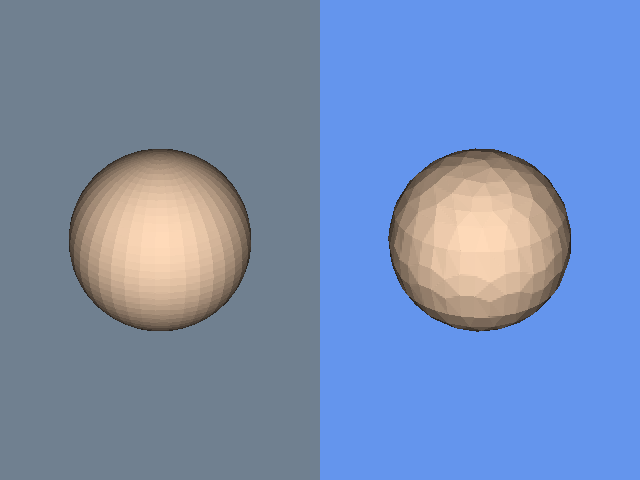

Recreate this plot in Python.
#!/usr/bin/env python

# Decimate a sphere using vtkQuadricDecimation, which uses quadric
# error metrics to optimally place the remaining vertices. Side-by-side
# viewports show the original mesh (left) and the decimated mesh (right).

# Factory overrides: importing these modules registers the OpenGL rendering
# and interaction style implementations for vtkRenderingCore factory classes.
import vtkmodules.vtkInteractionStyle  # noqa: F401
import vtkmodules.vtkRenderingOpenGL2  # noqa: F401
# VTK pipeline classes used in this example
from vtkmodules.vtkFiltersCore import vtkQuadricDecimation
from vtkmodules.vtkFiltersSources import vtkSphereSource
from vtkmodules.vtkRenderingCore import (
    vtkActor,
    vtkCamera,
    vtkPolyDataMapper,
    vtkRenderWindow,
    vtkRenderWindowInteractor,
    vtkRenderer,
)

# Colors (normalized RGB)
slate_gray_background_rgb = (0.439, 0.502, 0.565)
cornflower_blue_background_rgb = (0.392, 0.584, 0.929)
peach_puff_rgb = (1.000, 0.855, 0.725)

# Source: generate a high-resolution sphere
sphere = vtkSphereSource()
sphere.SetThetaResolution(40)
sphere.SetPhiResolution(40)

# QuadricDecimation: reduce by 80% using quadric error metrics
decimator = vtkQuadricDecimation()
decimator.SetInputConnection(sphere.GetOutputPort())
decimator.SetTargetReduction(0.8)

# Mapper: original sphere
original_mapper = vtkPolyDataMapper()
original_mapper.SetInputConnection(sphere.GetOutputPort())
original_mapper.ScalarVisibilityOff()

original_actor = vtkActor()
original_actor.SetMapper(original_mapper)
original_actor.GetProperty().SetColor(peach_puff_rgb)
original_actor.GetProperty().SetInterpolationToFlat()

# Mapper: decimated sphere
decimated_mapper = vtkPolyDataMapper()
decimated_mapper.SetInputConnection(decimator.GetOutputPort())
decimated_mapper.ScalarVisibilityOff()

decimated_actor = vtkActor()
decimated_actor.SetMapper(decimated_mapper)
decimated_actor.GetProperty().SetColor(peach_puff_rgb)
decimated_actor.GetProperty().SetInterpolationToFlat()

# Left renderer: original mesh
left_renderer = vtkRenderer()
left_renderer.SetViewport(0.0, 0.0, 0.5, 1.0)
left_renderer.SetBackground(slate_gray_background_rgb)
left_renderer.AddActor(original_actor)

# Right renderer: decimated mesh
right_renderer = vtkRenderer()
right_renderer.SetViewport(0.5, 0.0, 1.0, 1.0)
right_renderer.SetBackground(cornflower_blue_background_rgb)
right_renderer.AddActor(decimated_actor)

# Window: display the rendered scene
render_window = vtkRenderWindow()
render_window.AddRenderer(left_renderer)
render_window.AddRenderer(right_renderer)
render_window.SetWindowName("quadric decimation")
render_window.SetMultiSamples(0)
render_window.SetSize(640, 480)

# Interactor: handle mouse and keyboard events
render_window_interactor = vtkRenderWindowInteractor()
render_window_interactor.SetRenderWindow(render_window)

# Scene: shared camera
camera = vtkCamera()
camera.SetPosition(0, -1, 0)
camera.SetFocalPoint(0, 0, 0)
camera.SetViewUp(0, 0, 1)
camera.Elevation(30)
camera.Azimuth(30)
left_renderer.SetActiveCamera(camera)
right_renderer.SetActiveCamera(camera)
left_renderer.ResetCamera()

render_window_interactor.Initialize()
render_window_interactor.Start()
